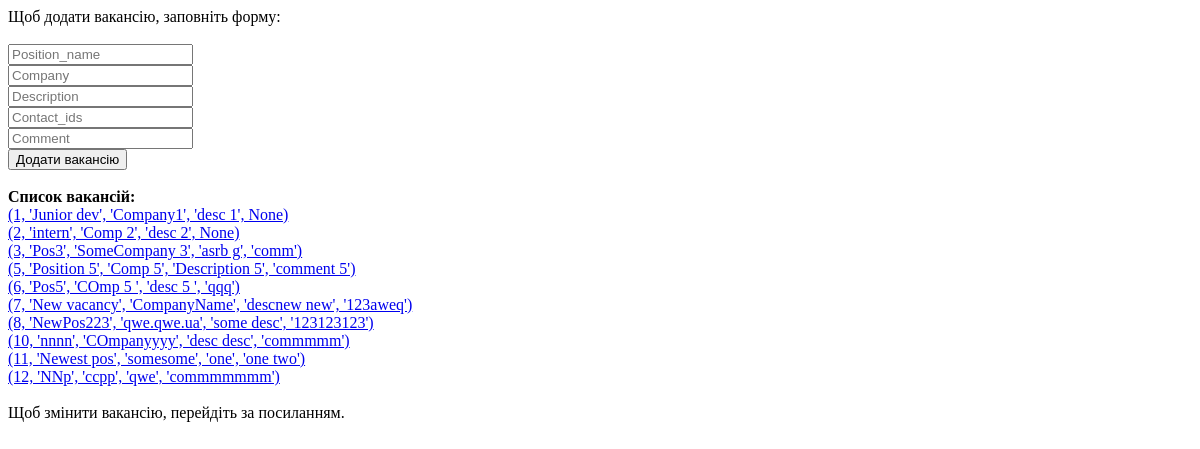
The app's page /vacancy/, older data.
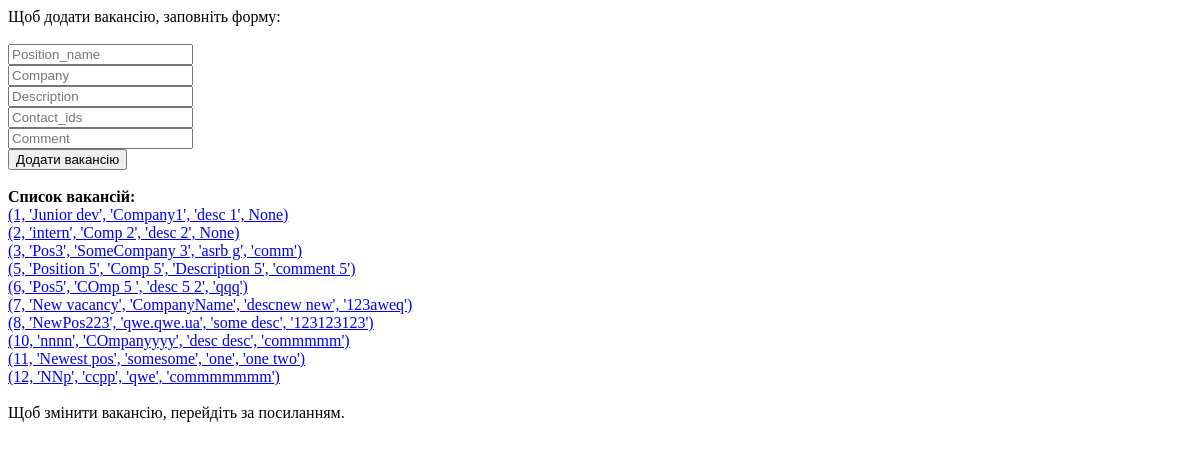
The same page, newer data.
### models.py (models this page shows, shortened)
class Vacancy(Base):
    __tablename__ = 'vacancy'
    id = Column(Integer, primary_key=True, unique=True, autoincrement=True)
    user_id = Column(Integer, ForeignKey('user.id'))
    creation_date = Column(DateTime, default=datetime.utcnow)
    company = Column(String(127), nullable=False)
    position_name = Column(String(127), nullable=False)
    description = Column(String(255), nullable=False)
    comment = Column(String(255), nullable=False)
    contact_ids = Column(String(127), nullable=False)
    status = Column(Integer, nullable=False)

### main.py (the view, shortened to what this page needs)
@app.route("/", methods=['GET'])
@app.route("/vacancy/", methods=['GET', 'POST'])
def vacancy():
    al_db.init_db()
    result = al_db.db_session.query(Vacancy.id, Vacancy.position_name,
                                    Vacancy.company, Vacancy.description, Vacancy.comment).all()
    return render_template('vacancy_add.html', vacancies=result)

### al_db.py (called while the page is built)
def init_db():
    Base.metadata.create_all(bind=engine)

### templates/vacancy_add.html (shortened to what this page needs)
<!DOCTYPE html>
<html lang="en">
<head>
</head>
<body>
Щоб додати вакансію, заповніть форму: </br> </br>
<form action="/vacancy/" method="POST">
    <input type="text" name="position_name" placeholder="Position_name"><br/>
    <input type="text" name="company" placeholder="Company"><br/>
    <input type="text" name="description" placeholder="Description"><br/>
    <input type="text" name="contact_ids" placeholder="Contact_ids"><br/>
    <input type="text" name="comment" placeholder="Comment"><br/>
    <input type="submit" value="Додати вакансію">
</form>
</br><b>Список вакансій:</b></br>
<div>
    {% for vacancy in vacancies %}
    <a href="/vacancy/{{vacancy[0]}}/">{{vacancy}}</a>  </br>
    {% endfor %}
</div>
</br> Щоб змінити вакансію, перейдіть за посиланням.
</body>
</html>

Row changes from the older to the newer data that the page shows:
changed Vacancy (number 5 of 10 on the later page): vacancy "(6, 'Pos5', 'COmp 5 ', 'desc 5 ', 'qqq')" → "(6, 'Pos5', 'COmp 5 ', 'desc 5 2', 'qqq')"
